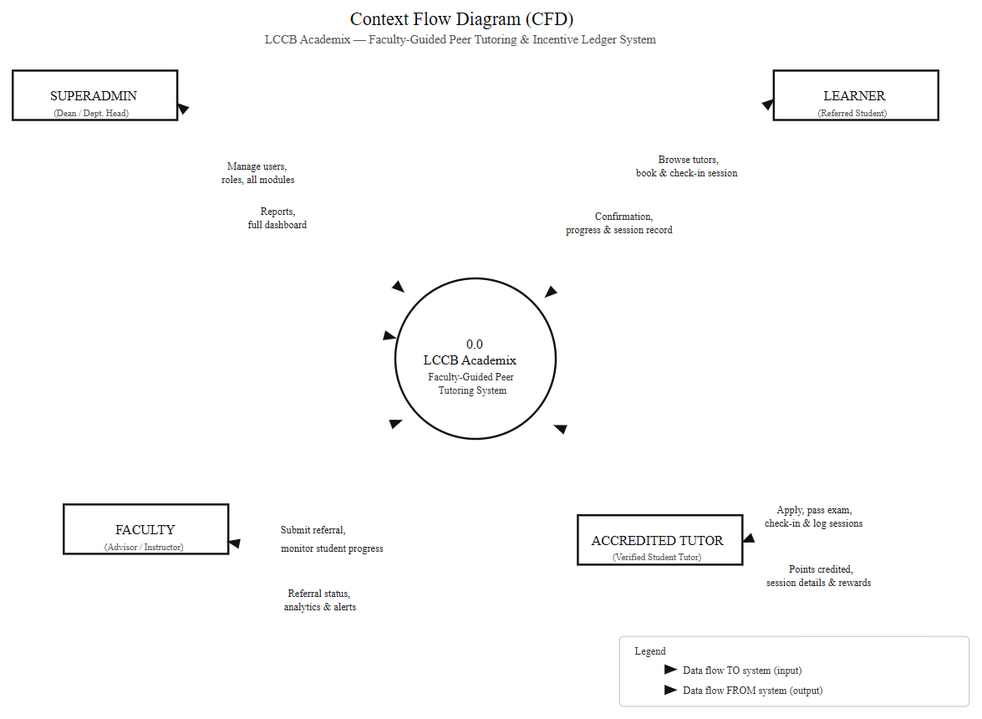
#> input picture docs/figures/fig1.png, 982 x 719 px, shrunk from 1175 x 860 before the run
$ python trim.py
#> lines starting #> are read from the running program, lines starting #| are printed output that depends on the picture; after the words box and inside, x2 and y2 are one past the last pixel; in counts of white or black regions, pixels touching at a corner belong together
# Trim white borders from figure PNGs
from PIL import Image, ImageChops
import os

os.chdir(r"C:\Users\PC\Downloads\lccb-academix-main\lccb-academix-main\docs\figures")

for name in ["fig1.png", "fig2.png", "fig3.png"]:
    img = Image.open(name).convert("RGB")
#> img is the input picture: PIL image 982x719 RGB; mean R, G, B 250.8, 250.8, 250.8
    bg = Image.new("RGB", img.size, (255, 255, 255))
#> bg: PIL image 982x719 RGB; every value is 255
    diff = ImageChops.difference(img, bg).convert("L")
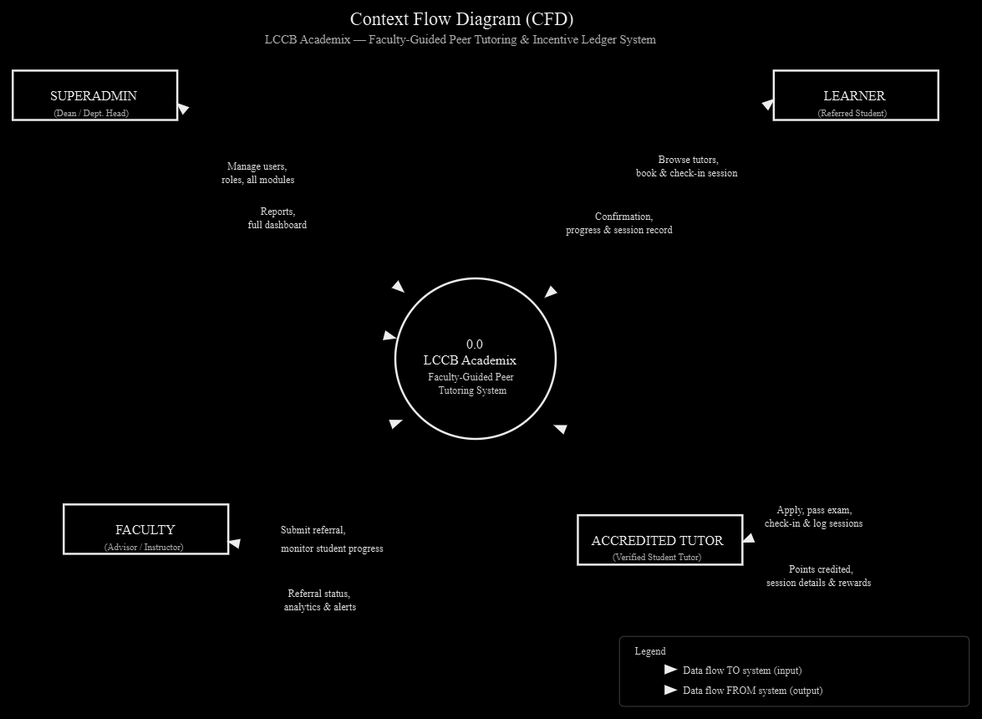
#> diff: PIL image 982x719 L; min 0, max 255, mean 4.2
    # ignore near-white noise
    mask = diff.point(lambda p: 255 if p > 12 else 0)
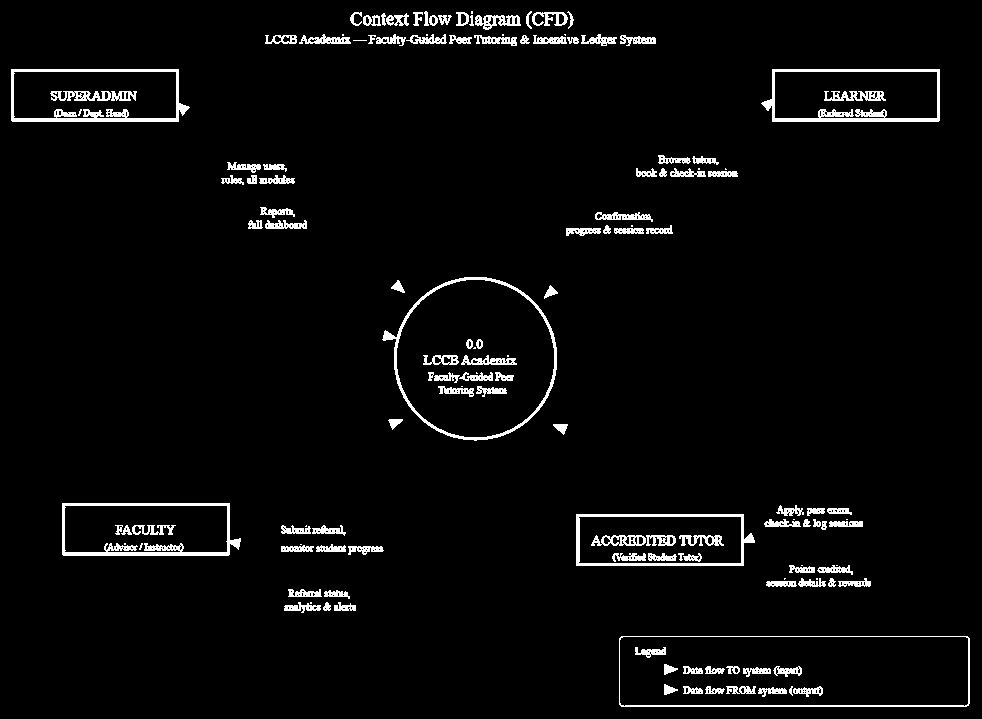
#> mask: PIL image 982x719 L; 3.7% white; 141 white regions (25 under 20 px), largest, box (x1, y1, x2, y2) and area: (62, 503, 241, 556) 1895, (761, 69, 940, 122) 1889, (11, 69, 190, 122) 1882
    bbox = mask.getbbox()
#> bbox = (11, 11, 970, 707)
    if bbox:
        pad = 14
        bbox = (max(0, bbox[0] - pad), max(0, bbox[1] - pad),
                min(img.width, bbox[2] + pad), min(img.height, bbox[3] + pad))
#> bbox = (0, 0, 982, 719)
        img = img.crop(bbox)
    img.save(name)
    print(name, img.size)
#| fig1.png (982, 719)
#> pass 2 of the loop `for name in ["fig1.png", "fig2.png", "fig3.png"]:`:
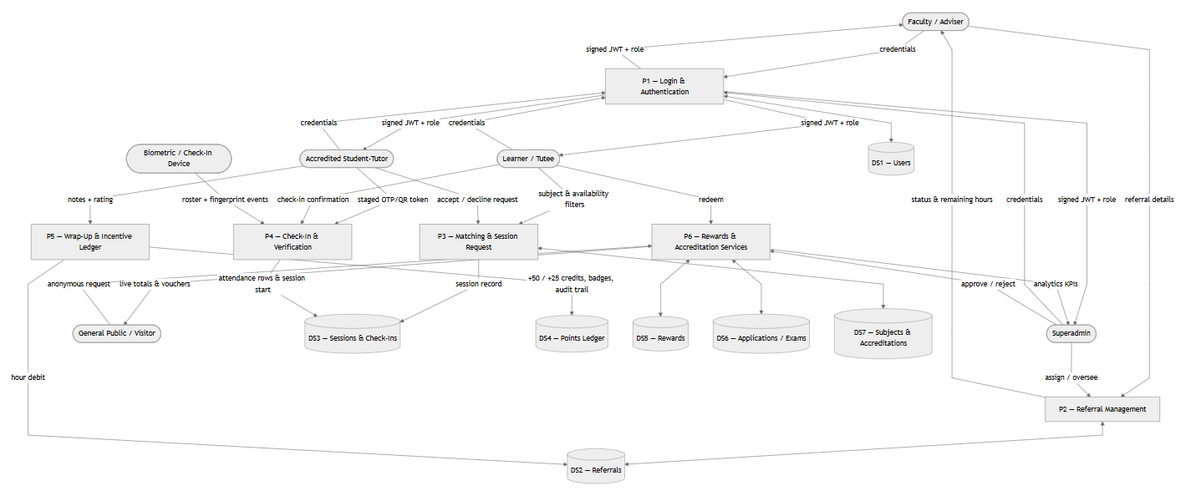
#> input picture docs/figures/fig2.png, 1186 x 496 px, shrunk from 1419 x 594 before the run
#> img is the input picture: PIL image 1186x496 RGB; mean R, G, B 249.6, 249.6, 249.6
#> bg: PIL image 1186x496 RGB; every value is 255
#> `diff = ImageChops.difference(img, bg).convert("L")`:
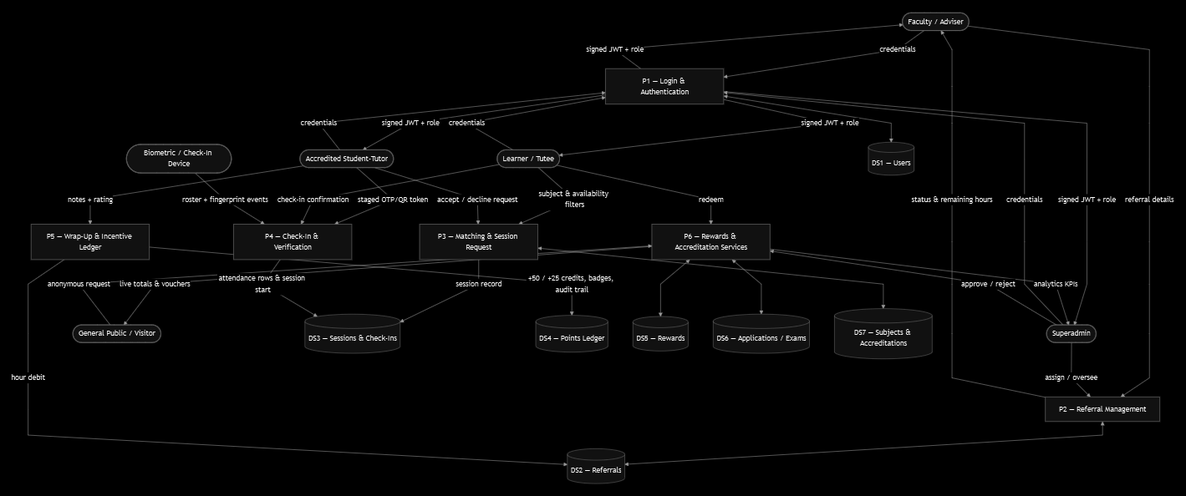
#> diff: PIL image 1186x496 L; min 0, max 255, mean 5.4
#> `mask = diff.point(lambda p: 255 if p > 12 else 0)`:
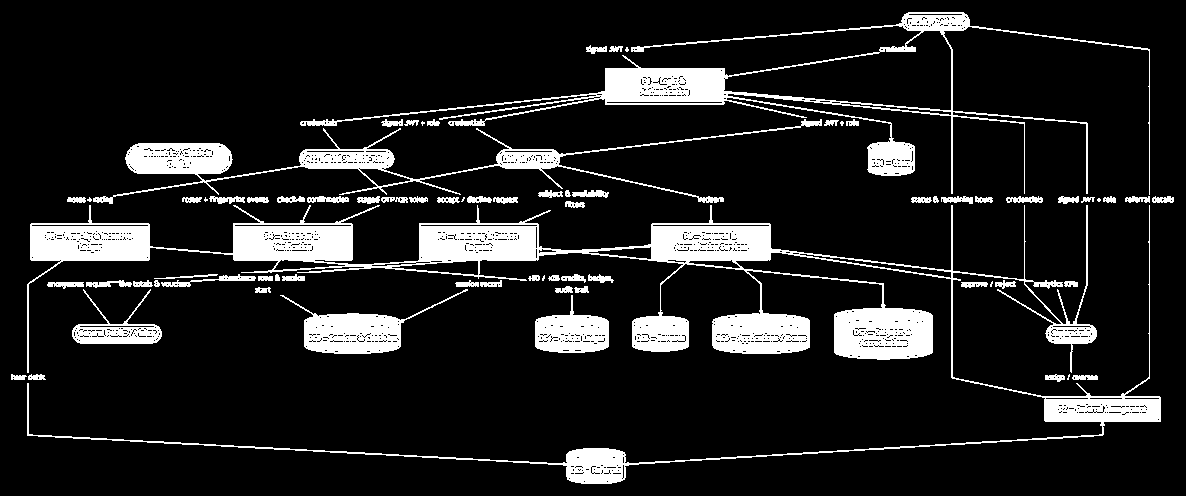
#> mask: PIL image 1186x496 L; 12.5% white; 74 white regions (10 under 20 px), largest, box (x1, y1, x2, y2) and area: (27, 205, 1161, 484) 39712, (300, 12, 1150, 195) 11814, (93, 119, 822, 204) 7783
#> `bbox = mask.getbbox()`: bbox = (11, 12, 1174, 484)
#> `bbox = (max(0, bbox[0] - pad), max(0, bbox[1] - pad), min(img.width, b..`: bbox = (0, 0, 1186, 496)
#| fig2.png (1186, 496)
#> pass 3 of the loop `for name in ["fig1.png", "fig2.png", "fig3.png"]:`:
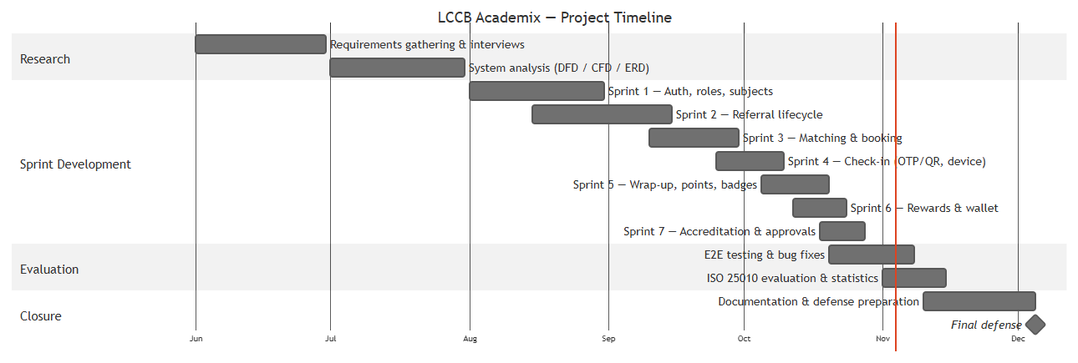
#> input picture docs/figures/fig3.png, 1078 x 363 px, shrunk from 1290 x 435 before the run
#> img is the input picture: PIL image 1078x363 RGB; mean R, G, B 239, 238.7, 238.7
#> bg: PIL image 1078x363 RGB; every value is 255
#> `diff = ImageChops.difference(img, bg).convert("L")`:
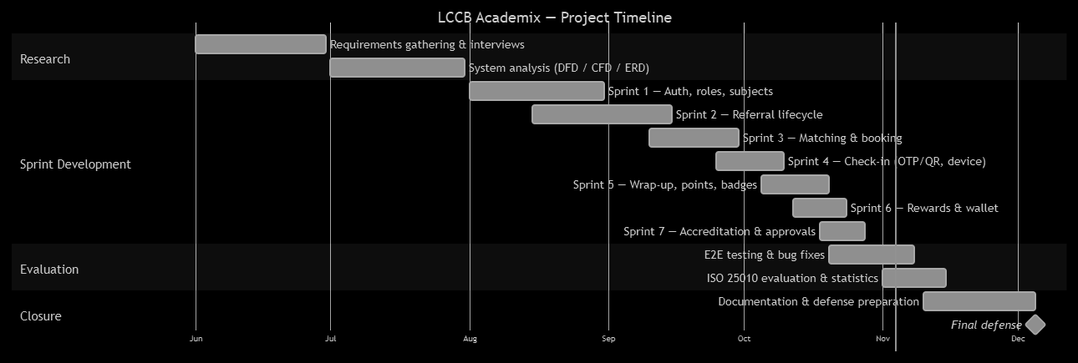
#> diff: PIL image 1078x363 L; min 0, max 252, mean 16.2
#> `mask = diff.point(lambda p: 255 if p > 12 else 0)`:
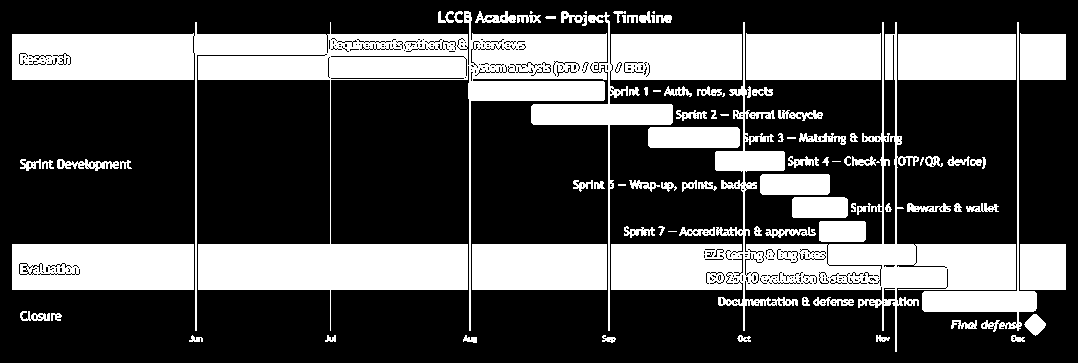
#> mask: PIL image 1078x363 L; 30.8% white; 90 white regions (12 under 20 px), largest, box (x1, y1, x2, y2) and area: (12, 11, 742, 331) 51660, (611, 22, 1016, 352) 22802, (12, 244, 194, 290) 8154
#> `bbox = mask.getbbox()`: bbox = (12, 11, 1066, 352)
#> `bbox = (max(0, bbox[0] - pad), max(0, bbox[1] - pad), min(img.width, b..`: bbox = (0, 0, 1078, 363)
#| fig3.png (1078, 363)
